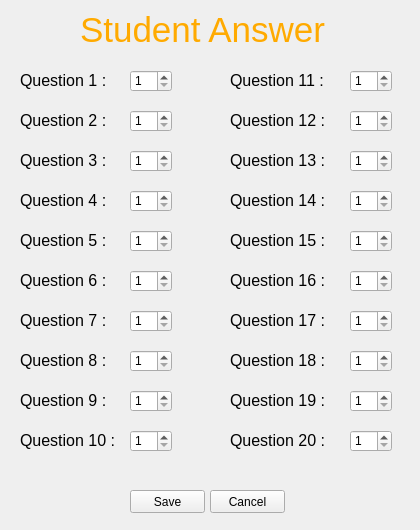
<?xml version="1.0" encoding="UTF-8"?>
<ui version="4.0">
 <class>MainWindow</class>
 <widget class="QMainWindow" name="MainWindow">
  <property name="geometry">
   <rect>
    <x>0</x>
    <y>0</y>
    <width>420</width>
    <height>530</height>
   </rect>
  </property>
  <property name="windowTitle">
   <string>MainWindow</string>
  </property>
  <widget class="QWidget" name="centralwidget">
   <widget class="QLabel" name="label_2">
    <property name="geometry">
     <rect>
      <x>80</x>
      <y>10</y>
      <width>261</width>
      <height>41</height>
     </rect>
    </property>
    <property name="font">
     <font>
      <family>Ubuntu</family>
      <pointsize>26</pointsize>
     </font>
    </property>
    <property name="text">
     <string>&lt;html&gt;&lt;head/&gt;&lt;body&gt;&lt;p&gt;&lt;span style=&quot; color:#ffaa00;&quot;&gt;Student Answer&lt;/span&gt;&lt;/p&gt;&lt;/body&gt;&lt;/html&gt;</string>
    </property>
   </widget>
   <widget class="QLabel" name="label_3">
    <property name="geometry">
     <rect>
      <x>20</x>
      <y>70</y>
      <width>91</width>
      <height>21</height>
     </rect>
    </property>
    <property name="font">
     <font>
      <family>Ubuntu</family>
      <pointsize>12</pointsize>
     </font>
    </property>
    <property name="text">
     <string>&lt;html&gt;&lt;head/&gt;&lt;body&gt;&lt;p&gt;&lt;span style=&quot; color:#000000;&quot;&gt;Question 1 : &lt;/span&gt;&lt;/p&gt;&lt;/body&gt;&lt;/html&gt;</string>
    </property>
   </widget>
   <widget class="QLabel" name="label_4">
    <property name="geometry">
     <rect>
      <x>20</x>
      <y>110</y>
      <width>91</width>
      <height>21</height>
     </rect>
    </property>
    <property name="font">
     <font>
      <family>Ubuntu</family>
      <pointsize>12</pointsize>
     </font>
    </property>
    <property name="text">
     <string>&lt;html&gt;&lt;head/&gt;&lt;body&gt;&lt;p&gt;&lt;span style=&quot; color:#000000;&quot;&gt;Question 2 : &lt;/span&gt;&lt;/p&gt;&lt;/body&gt;&lt;/html&gt;</string>
    </property>
   </widget>
   <widget class="QLabel" name="label_5">
    <property name="geometry">
     <rect>
      <x>20</x>
      <y>190</y>
      <width>91</width>
      <height>21</height>
     </rect>
    </property>
    <property name="font">
     <font>
      <family>Ubuntu</family>
      <pointsize>12</pointsize>
     </font>
    </property>
    <property name="text">
     <string>&lt;html&gt;&lt;head/&gt;&lt;body&gt;&lt;p&gt;&lt;span style=&quot; color:#000000;&quot;&gt;Question 4 : &lt;/span&gt;&lt;/p&gt;&lt;/body&gt;&lt;/html&gt;</string>
    </property>
   </widget>
   <widget class="QLabel" name="label_6">
    <property name="geometry">
     <rect>
      <x>20</x>
      <y>150</y>
      <width>91</width>
      <height>21</height>
     </rect>
    </property>
    <property name="font">
     <font>
      <family>Ubuntu</family>
      <pointsize>12</pointsize>
     </font>
    </property>
    <property name="text">
     <string>&lt;html&gt;&lt;head/&gt;&lt;body&gt;&lt;p&gt;&lt;span style=&quot; color:#000000;&quot;&gt;Question 3 : &lt;/span&gt;&lt;/p&gt;&lt;/body&gt;&lt;/html&gt;</string>
    </property>
   </widget>
   <widget class="QLabel" name="label_7">
    <property name="geometry">
     <rect>
      <x>20</x>
      <y>270</y>
      <width>91</width>
      <height>21</height>
     </rect>
    </property>
    <property name="font">
     <font>
      <family>Ubuntu</family>
      <pointsize>12</pointsize>
     </font>
    </property>
    <property name="text">
     <string>&lt;html&gt;&lt;head/&gt;&lt;body&gt;&lt;p&gt;&lt;span style=&quot; color:#000000;&quot;&gt;Question 6 : &lt;/span&gt;&lt;/p&gt;&lt;/body&gt;&lt;/html&gt;</string>
    </property>
   </widget>
   <widget class="QLabel" name="label_8">
    <property name="geometry">
     <rect>
      <x>20</x>
      <y>310</y>
      <width>91</width>
      <height>21</height>
     </rect>
    </property>
    <property name="font">
     <font>
      <family>Ubuntu</family>
      <pointsize>12</pointsize>
     </font>
    </property>
    <property name="text">
     <string>&lt;html&gt;&lt;head/&gt;&lt;body&gt;&lt;p&gt;&lt;span style=&quot; color:#000000;&quot;&gt;Question 7 : a&lt;/span&gt;&lt;/p&gt;&lt;/body&gt;&lt;/html&gt;</string>
    </property>
   </widget>
   <widget class="QLabel" name="label_9">
    <property name="geometry">
     <rect>
      <x>20</x>
      <y>350</y>
      <width>91</width>
      <height>21</height>
     </rect>
    </property>
    <property name="font">
     <font>
      <family>Ubuntu</family>
      <pointsize>12</pointsize>
     </font>
    </property>
    <property name="text">
     <string>&lt;html&gt;&lt;head/&gt;&lt;body&gt;&lt;p&gt;&lt;span style=&quot; color:#000000;&quot;&gt;Question 8 : &lt;/span&gt;&lt;/p&gt;&lt;/body&gt;&lt;/html&gt;</string>
    </property>
   </widget>
   <widget class="QLabel" name="label_10">
    <property name="geometry">
     <rect>
      <x>20</x>
      <y>230</y>
      <width>91</width>
      <height>21</height>
     </rect>
    </property>
    <property name="font">
     <font>
      <family>Ubuntu</family>
      <pointsize>12</pointsize>
     </font>
    </property>
    <property name="text">
     <string>&lt;html&gt;&lt;head/&gt;&lt;body&gt;&lt;p&gt;&lt;span style=&quot; color:#000000;&quot;&gt;Question 5 : &lt;/span&gt;&lt;/p&gt;&lt;/body&gt;&lt;/html&gt;</string>
    </property>
   </widget>
   <widget class="QLabel" name="label_11">
    <property name="geometry">
     <rect>
      <x>20</x>
      <y>430</y>
      <width>101</width>
      <height>21</height>
     </rect>
    </property>
    <property name="font">
     <font>
      <family>Ubuntu</family>
      <pointsize>12</pointsize>
     </font>
    </property>
    <property name="text">
     <string>&lt;html&gt;&lt;head/&gt;&lt;body&gt;&lt;p&gt;&lt;span style=&quot; color:#000000;&quot;&gt;Question 10 : &lt;/span&gt;&lt;/p&gt;&lt;/body&gt;&lt;/html&gt;</string>
    </property>
   </widget>
   <widget class="QLabel" name="label_12">
    <property name="geometry">
     <rect>
      <x>20</x>
      <y>390</y>
      <width>91</width>
      <height>21</height>
     </rect>
    </property>
    <property name="font">
     <font>
      <family>Ubuntu</family>
      <pointsize>12</pointsize>
     </font>
    </property>
    <property name="text">
     <string>&lt;html&gt;&lt;head/&gt;&lt;body&gt;&lt;p&gt;&lt;span style=&quot; color:#000000;&quot;&gt;Question 9 : &lt;/span&gt;&lt;/p&gt;&lt;/body&gt;&lt;/html&gt;</string>
    </property>
   </widget>
   <widget class="QLabel" name="label_13">
    <property name="geometry">
     <rect>
      <x>230</x>
      <y>270</y>
      <width>101</width>
      <height>21</height>
     </rect>
    </property>
    <property name="font">
     <font>
      <family>Ubuntu</family>
      <pointsize>12</pointsize>
     </font>
    </property>
    <property name="text">
     <string>&lt;html&gt;&lt;head/&gt;&lt;body&gt;&lt;p&gt;&lt;span style=&quot; color:#000000;&quot;&gt;Question 16 : &lt;/span&gt;&lt;/p&gt;&lt;/body&gt;&lt;/html&gt;</string>
    </property>
   </widget>
   <widget class="QLabel" name="label_14">
    <property name="geometry">
     <rect>
      <x>230</x>
      <y>350</y>
      <width>101</width>
      <height>21</height>
     </rect>
    </property>
    <property name="font">
     <font>
      <family>Ubuntu</family>
      <pointsize>12</pointsize>
     </font>
    </property>
    <property name="text">
     <string>&lt;html&gt;&lt;head/&gt;&lt;body&gt;&lt;p&gt;&lt;span style=&quot; color:#000000;&quot;&gt;Question 18 : &lt;/span&gt;&lt;/p&gt;&lt;/body&gt;&lt;/html&gt;</string>
    </property>
   </widget>
   <widget class="QLabel" name="label_15">
    <property name="geometry">
     <rect>
      <x>230</x>
      <y>150</y>
      <width>101</width>
      <height>21</height>
     </rect>
    </property>
    <property name="font">
     <font>
      <family>Ubuntu</family>
      <pointsize>12</pointsize>
     </font>
    </property>
    <property name="text">
     <string>&lt;html&gt;&lt;head/&gt;&lt;body&gt;&lt;p&gt;&lt;span style=&quot; color:#000000;&quot;&gt;Question 13 : &lt;/span&gt;&lt;/p&gt;&lt;/body&gt;&lt;/html&gt;</string>
    </property>
   </widget>
   <widget class="QLabel" name="label_16">
    <property name="geometry">
     <rect>
      <x>230</x>
      <y>190</y>
      <width>101</width>
      <height>21</height>
     </rect>
    </property>
    <property name="font">
     <font>
      <family>Ubuntu</family>
      <pointsize>12</pointsize>
     </font>
    </property>
    <property name="text">
     <string>&lt;html&gt;&lt;head/&gt;&lt;body&gt;&lt;p&gt;&lt;span style=&quot; color:#000000;&quot;&gt;Question 14 : &lt;/span&gt;&lt;/p&gt;&lt;/body&gt;&lt;/html&gt;</string>
    </property>
   </widget>
   <widget class="QLabel" name="label_17">
    <property name="geometry">
     <rect>
      <x>230</x>
      <y>390</y>
      <width>101</width>
      <height>21</height>
     </rect>
    </property>
    <property name="font">
     <font>
      <family>Ubuntu</family>
      <pointsize>12</pointsize>
     </font>
    </property>
    <property name="text">
     <string>&lt;html&gt;&lt;head/&gt;&lt;body&gt;&lt;p&gt;&lt;span style=&quot; color:#000000;&quot;&gt;Question 19 : &lt;/span&gt;&lt;/p&gt;&lt;/body&gt;&lt;/html&gt;</string>
    </property>
   </widget>
   <widget class="QLabel" name="label_18">
    <property name="geometry">
     <rect>
      <x>230</x>
      <y>70</y>
      <width>101</width>
      <height>21</height>
     </rect>
    </property>
    <property name="font">
     <font>
      <family>Ubuntu</family>
      <pointsize>12</pointsize>
     </font>
    </property>
    <property name="text">
     <string>&lt;html&gt;&lt;head/&gt;&lt;body&gt;&lt;p&gt;&lt;span style=&quot; color:#000000;&quot;&gt;Question 11 : &lt;/span&gt;&lt;/p&gt;&lt;/body&gt;&lt;/html&gt;</string>
    </property>
   </widget>
   <widget class="QLabel" name="label_19">
    <property name="geometry">
     <rect>
      <x>230</x>
      <y>230</y>
      <width>101</width>
      <height>21</height>
     </rect>
    </property>
    <property name="font">
     <font>
      <family>Ubuntu</family>
      <pointsize>12</pointsize>
     </font>
    </property>
    <property name="text">
     <string>&lt;html&gt;&lt;head/&gt;&lt;body&gt;&lt;p&gt;&lt;span style=&quot; color:#000000;&quot;&gt;Question 15 : &lt;/span&gt;&lt;/p&gt;&lt;/body&gt;&lt;/html&gt;</string>
    </property>
   </widget>
   <widget class="QLabel" name="label_20">
    <property name="geometry">
     <rect>
      <x>230</x>
      <y>110</y>
      <width>101</width>
      <height>21</height>
     </rect>
    </property>
    <property name="font">
     <font>
      <family>Ubuntu</family>
      <pointsize>12</pointsize>
     </font>
    </property>
    <property name="text">
     <string>&lt;html&gt;&lt;head/&gt;&lt;body&gt;&lt;p&gt;&lt;span style=&quot; color:#000000;&quot;&gt;Question 12 : &lt;/span&gt;&lt;/p&gt;&lt;/body&gt;&lt;/html&gt;</string>
    </property>
   </widget>
   <widget class="QLabel" name="label_21">
    <property name="geometry">
     <rect>
      <x>230</x>
      <y>310</y>
      <width>101</width>
      <height>21</height>
     </rect>
    </property>
    <property name="font">
     <font>
      <family>Ubuntu</family>
      <pointsize>12</pointsize>
     </font>
    </property>
    <property name="text">
     <string>&lt;html&gt;&lt;head/&gt;&lt;body&gt;&lt;p&gt;&lt;span style=&quot; color:#000000;&quot;&gt;Question 17 : &lt;/span&gt;&lt;/p&gt;&lt;/body&gt;&lt;/html&gt;</string>
    </property>
   </widget>
   <widget class="QLabel" name="label_22">
    <property name="geometry">
     <rect>
      <x>230</x>
      <y>430</y>
      <width>101</width>
      <height>21</height>
     </rect>
    </property>
    <property name="font">
     <font>
      <family>Ubuntu</family>
      <pointsize>12</pointsize>
     </font>
    </property>
    <property name="text">
     <string>&lt;html&gt;&lt;head/&gt;&lt;body&gt;&lt;p&gt;&lt;span style=&quot; color:#000000;&quot;&gt;Question 20 : &lt;/span&gt;&lt;/p&gt;&lt;/body&gt;&lt;/html&gt;</string>
    </property>
   </widget>
   <widget class="QPushButton" name="pushButton">
    <property name="geometry">
     <rect>
      <x>130</x>
      <y>490</y>
      <width>75</width>
      <height>23</height>
     </rect>
    </property>
    <property name="text">
     <string>Save</string>
    </property>
   </widget>
   <widget class="QPushButton" name="pushButton_2">
    <property name="geometry">
     <rect>
      <x>210</x>
      <y>490</y>
      <width>75</width>
      <height>23</height>
     </rect>
    </property>
    <property name="text">
     <string>Cancel</string>
    </property>
   </widget>
   <widget class="QSpinBox" name="spinBox">
    <property name="geometry">
     <rect>
      <x>130</x>
      <y>70</y>
      <width>42</width>
      <height>22</height>
     </rect>
    </property>
    <property name="minimum">
     <number>1</number>
    </property>
    <property name="maximum">
     <number>5</number>
    </property>
   </widget>
   <widget class="QSpinBox" name="spinBox_2">
    <property name="geometry">
     <rect>
      <x>130</x>
      <y>110</y>
      <width>42</width>
      <height>22</height>
     </rect>
    </property>
    <property name="minimum">
     <number>1</number>
    </property>
    <property name="maximum">
     <number>5</number>
    </property>
   </widget>
   <widget class="QSpinBox" name="spinBox_3">
    <property name="geometry">
     <rect>
      <x>130</x>
      <y>150</y>
      <width>42</width>
      <height>22</height>
     </rect>
    </property>
    <property name="minimum">
     <number>1</number>
    </property>
    <property name="maximum">
     <number>5</number>
    </property>
   </widget>
   <widget class="QSpinBox" name="spinBox_4">
    <property name="geometry">
     <rect>
      <x>130</x>
      <y>190</y>
      <width>42</width>
      <height>22</height>
     </rect>
    </property>
    <property name="minimum">
     <number>1</number>
    </property>
    <property name="maximum">
     <number>5</number>
    </property>
   </widget>
   <widget class="QSpinBox" name="spinBox_5">
    <property name="geometry">
     <rect>
      <x>130</x>
      <y>230</y>
      <width>42</width>
      <height>22</height>
     </rect>
    </property>
    <property name="minimum">
     <number>1</number>
    </property>
    <property name="maximum">
     <number>5</number>
    </property>
   </widget>
   <widget class="QSpinBox" name="spinBox_6">
    <property name="geometry">
     <rect>
      <x>130</x>
      <y>270</y>
      <width>42</width>
      <height>22</height>
     </rect>
    </property>
    <property name="minimum">
     <number>1</number>
    </property>
    <property name="maximum">
     <number>5</number>
    </property>
   </widget>
   <widget class="QSpinBox" name="spinBox_7">
    <property name="geometry">
     <rect>
      <x>130</x>
      <y>310</y>
      <width>42</width>
      <height>22</height>
     </rect>
    </property>
    <property name="minimum">
     <number>1</number>
    </property>
    <property name="maximum">
     <number>5</number>
    </property>
   </widget>
   <widget class="QSpinBox" name="spinBox_8">
    <property name="geometry">
     <rect>
      <x>130</x>
      <y>350</y>
      <width>42</width>
      <height>22</height>
     </rect>
    </property>
    <property name="minimum">
     <number>1</number>
    </property>
    <property name="maximum">
     <number>5</number>
    </property>
   </widget>
   <widget class="QSpinBox" name="spinBox_9">
    <property name="geometry">
     <rect>
      <x>130</x>
      <y>390</y>
      <width>42</width>
      <height>22</height>
     </rect>
    </property>
    <property name="minimum">
     <number>1</number>
    </property>
    <property name="maximum">
     <number>5</number>
    </property>
   </widget>
   <widget class="QSpinBox" name="spinBox_10">
    <property name="geometry">
     <rect>
      <x>130</x>
      <y>430</y>
      <width>42</width>
      <height>22</height>
     </rect>
    </property>
    <property name="minimum">
     <number>1</number>
    </property>
    <property name="maximum">
     <number>5</number>
    </property>
   </widget>
   <widget class="QSpinBox" name="spinBox_11">
    <property name="geometry">
     <rect>
      <x>350</x>
      <y>70</y>
      <width>42</width>
      <height>22</height>
     </rect>
    </property>
    <property name="minimum">
     <number>1</number>
    </property>
    <property name="maximum">
     <number>5</number>
    </property>
   </widget>
   <widget class="QSpinBox" name="spinBox_12">
    <property name="geometry">
     <rect>
      <x>350</x>
      <y>110</y>
      <width>42</width>
      <height>22</height>
     </rect>
    </property>
    <property name="minimum">
     <number>1</number>
    </property>
    <property name="maximum">
     <number>5</number>
    </property>
   </widget>
   <widget class="QSpinBox" name="spinBox_13">
    <property name="geometry">
     <rect>
      <x>350</x>
      <y>150</y>
      <width>42</width>
      <height>22</height>
     </rect>
    </property>
    <property name="minimum">
     <number>1</number>
    </property>
    <property name="maximum">
     <number>5</number>
    </property>
   </widget>
   <widget class="QSpinBox" name="spinBox_14">
    <property name="geometry">
     <rect>
      <x>350</x>
      <y>190</y>
      <width>42</width>
      <height>22</height>
     </rect>
    </property>
    <property name="minimum">
     <number>1</number>
    </property>
    <property name="maximum">
     <number>5</number>
    </property>
   </widget>
   <widget class="QSpinBox" name="spinBox_15">
    <property name="geometry">
     <rect>
      <x>350</x>
      <y>230</y>
      <width>42</width>
      <height>22</height>
     </rect>
    </property>
    <property name="minimum">
     <number>1</number>
    </property>
    <property name="maximum">
     <number>5</number>
    </property>
   </widget>
   <widget class="QSpinBox" name="spinBox_16">
    <property name="geometry">
     <rect>
      <x>350</x>
      <y>270</y>
      <width>42</width>
      <height>22</height>
     </rect>
    </property>
    <property name="minimum">
     <number>1</number>
    </property>
    <property name="maximum">
     <number>5</number>
    </property>
   </widget>
   <widget class="QSpinBox" name="spinBox_17">
    <property name="geometry">
     <rect>
      <x>350</x>
      <y>310</y>
      <width>42</width>
      <height>22</height>
     </rect>
    </property>
    <property name="minimum">
     <number>1</number>
    </property>
    <property name="maximum">
     <number>5</number>
    </property>
   </widget>
   <widget class="QSpinBox" name="spinBox_18">
    <property name="geometry">
     <rect>
      <x>350</x>
      <y>350</y>
      <width>42</width>
      <height>22</height>
     </rect>
    </property>
    <property name="minimum">
     <number>1</number>
    </property>
    <property name="maximum">
     <number>5</number>
    </property>
   </widget>
   <widget class="QSpinBox" name="spinBox_19">
    <property name="geometry">
     <rect>
      <x>350</x>
      <y>390</y>
      <width>42</width>
      <height>22</height>
     </rect>
    </property>
    <property name="minimum">
     <number>1</number>
    </property>
    <property name="maximum">
     <number>5</number>
    </property>
   </widget>
   <widget class="QSpinBox" name="spinBox_20">
    <property name="geometry">
     <rect>
      <x>350</x>
      <y>430</y>
      <width>42</width>
      <height>22</height>
     </rect>
    </property>
    <property name="minimum">
     <number>1</number>
    </property>
    <property name="maximum">
     <number>5</number>
    </property>
   </widget>
  </widget>
 </widget>
 <resources>
  <include location="project_resource.qrc"/>
 </resources>
 <connections/>
</ui>
